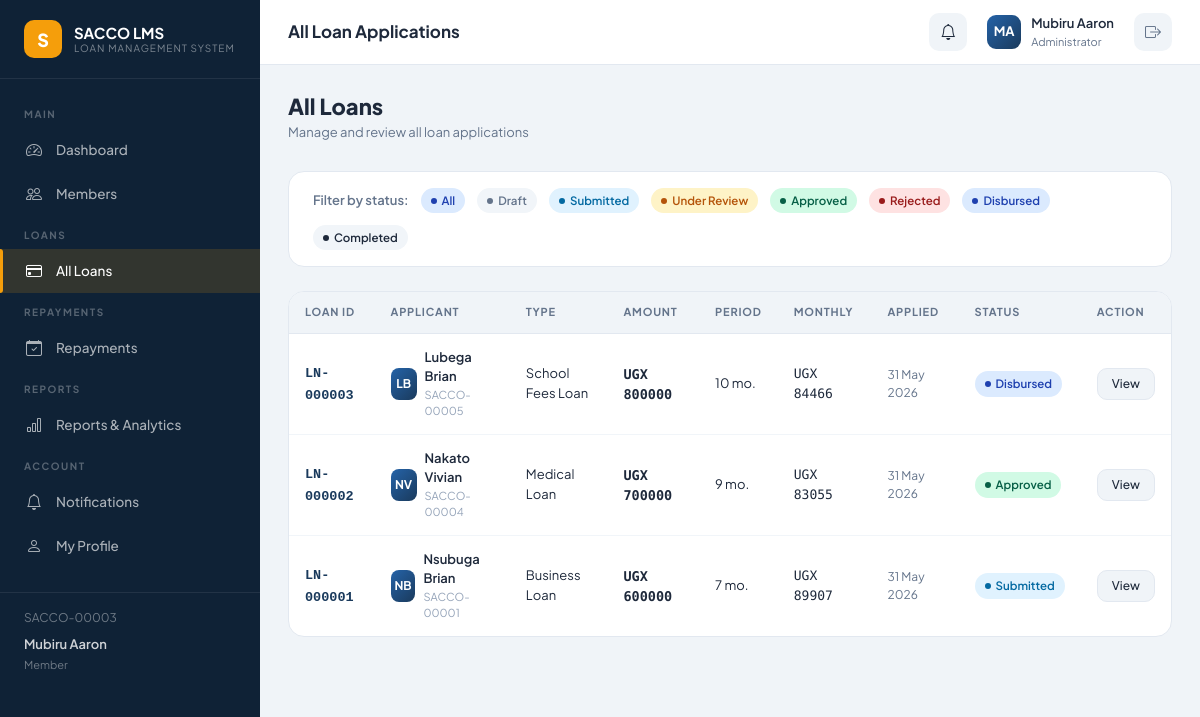
/loans/ (signed in), run on the app's committed database.
### accounts/models.py (models this page shows, shortened)
class User(AbstractUser):
    ROLE_MEMBER = 'member'
    ROLE_ADMIN = 'admin'
    ROLE_CHOICES = [
        (ROLE_MEMBER, 'Member'),
        (ROLE_ADMIN, 'Administrator'),
    ]
    role = models.CharField(max_length=20, choices=ROLE_CHOICES, default=ROLE_MEMBER)
    national_id = models.CharField(max_length=20, unique=True, null=True, blank=True)
    phone_number = models.CharField(max_length=15, blank=True)
    address = models.TextField(blank=True)
    occupation = models.CharField(max_length=100, blank=True)
    monthly_income = models.DecimalField(max_digits=12, decimal_places=2, default=0)
    profile_photo = models.ImageField(upload_to='profiles/', null=True, blank=True)
    is_active = models.BooleanField(default=True)
    date_joined = models.DateTimeField(default=timezone.now)
    member_number = models.CharField(max_length=20, unique=True, null=True, blank=True)
    class Meta:
        verbose_name = 'User'
        verbose_name_plural = 'Users'
        ordering = ['-date_joined']
    @property
    def is_admin(self):
        return self.role == self.ROLE_ADMIN or self.is_staff

### loans/models.py (models this page shows, shortened)
class Loan(models.Model):
    STATUS_DRAFT = 'draft'
    STATUS_SUBMITTED = 'submitted'
    STATUS_UNDER_REVIEW = 'under_review'
    STATUS_APPROVED = 'approved'
    STATUS_REJECTED = 'rejected'
    STATUS_DISBURSED = 'disbursed'
    STATUS_COMPLETED = 'completed'
    STATUS_CHOICES = [
        (STATUS_DRAFT, 'Draft'),
        (STATUS_SUBMITTED, 'Submitted'),
        (STATUS_UNDER_REVIEW, 'Under Review'),
        (STATUS_APPROVED, 'Approved'),
        (STATUS_REJECTED, 'Rejected'),
        (STATUS_DISBURSED, 'Disbursed'),
        (STATUS_COMPLETED, 'Completed'),
    ]
    VALID_TRANSITIONS = {
        STATUS_DRAFT: [STATUS_SUBMITTED],
        STATUS_SUBMITTED: [STATUS_UNDER_REVIEW],
        STATUS_UNDER_REVIEW: [STATUS_APPROVED, STATUS_REJECTED],
        STATUS_APPROVED: [STATUS_DISBURSED],
        STATUS_REJECTED: [],
        STATUS_DISBURSED: [STATUS_COMPLETED],
        STATUS_COMPLETED: [],
    }
    loan_id = models.CharField(max_length=20, unique=True, blank=True)
    applicant = models.ForeignKey(settings.AUTH_USER_MODEL, on_delete=models.CASCADE,
        related_name='loans')
    loan_type = models.ForeignKey(LoanType, on_delete=models.PROTECT, null=True, blank=True)
    amount_requested = models.DecimalField(max_digits=12, decimal_places=2)
    interest_rate = models.DecimalField(max_digits=5, decimal_places=2, default=12.00)
    repayment_period = models.PositiveIntegerField(help_text="Duration in months")
    monthly_installment = models.DecimalField(max_digits=12, decimal_places=2, default=0)
    total_repayable = models.DecimalField(max_digits=12, decimal_places=2, default=0)
    purpose = models.TextField()
    status = models.CharField(max_length=20, choices=STATUS_CHOICES, default=STATUS_DRAFT)
    application_date = models.DateTimeField(default=timezone.now)
    reviewed_by = models.ForeignKey(settings.AUTH_USER_MODEL, on_delete=models.SET_NULL,
        null=True, blank=True, related_name='reviewed_loans')
    reviewed_at = models.DateTimeField(null=True, blank=True)
    rejection_reason = models.TextField(blank=True)
    disbursed_at = models.DateTimeField(null=True, blank=True)
    completed_at = models.DateTimeField(null=True, blank=True)
    notes = models.TextField(blank=True)
    class Meta:
        ordering = ['-application_date']

class LoanType(models.Model):
    name = models.CharField(max_length=100)
    description = models.TextField(blank=True)
    interest_rate = models.DecimalField(max_digits=5, decimal_places=2, default=12.00,
        help_text="Annual interest rate (%)")
    min_amount = models.DecimalField(max_digits=12, decimal_places=2, default=100000)
    max_amount = models.DecimalField(max_digits=12, decimal_places=2, default=10000000)
    min_duration_months = models.PositiveIntegerField(default=1)
    max_duration_months = models.PositiveIntegerField(default=60)
    is_active = models.BooleanField(default=True)

### loans/views.py (the view)
# urls.py: path('', views.loan_list_view, name='list'),
@login_required
def loan_list_view(request):
    if request.user.is_admin:
        loans = Loan.objects.select_related('applicant', 'loan_type').all()
        status_filter = request.GET.get('status', '')
        if status_filter:
            loans = loans.filter(status=status_filter)
    else:
        loans = Loan.objects.filter(applicant=request.user).select_related('loan_type')
    context = {
        'loans': loans,
        'status_choices': Loan.STATUS_CHOICES,
        'status_filter': request.GET.get('status', ''),
    }
    return render(request, 'loans/loan_list.html', context)

### notifications/context_processors.py (called while the page is built)
def notifications_processor(request):
    if request.user.is_authenticated:
        unread_count = request.user.notifications.filter(is_read=False).count()
        recent_notifications = request.user.notifications.filter(is_read=False)[:5]
        return {
            'unread_notifications_count': unread_count,
            'recent_notifications': recent_notifications,
        }
    return {'unread_notifications_count': 0, 'recent_notifications': []}

### templates/loans/loan_list.html (shortened to what this page needs)
{% extends 'base.html' %}
{% block page_title %}{% if user.is_admin %}All Loan Applications{% else %}My Loans{% endif %}{% endblock %}
{% block content %}
<div class="page-header">
    <div>
        <h1>{% if user.is_admin %}All Loans{% else %}My Loans{% endif %}</h1>
        <p>{% if user.is_admin %}Manage and review all loan applications{% else %}Track your loan applications and status{% endif %}</p>
    </div>
</div>
<div class="content-card mb-4">
    <div class="card-body-custom" style="padding: 16px 24px;">
        <form method="get" style="display:flex; gap: 12px; flex-wrap: wrap; align-items: center;">
            <span style="font-size:13px; font-weight:600; color:#64748b;">Filter by status:</span>
            <a href="{% url 'loans:list' %}" class="status-badge {% if not status_filter %}badge-disbursed{% else %}badge-draft{% endif %}" style="text-decoration:none; cursor:pointer;">All</a>
            {% for value, label in status_choices %}
            <a href="?status={{ value }}" class="status-badge badge-{{ value }} {% if status_filter == value %}{% else %}{% endif %}" style="text-decoration:none; cursor:pointer; opacity: {% if status_filter and status_filter != value %}0.5{% else %}1{% endif %};">
                {{ label }}
            </a>
            {% endfor %}
        </form>
    </div>
</div>
<div class="content-card">
    <div style="overflow-x: auto;">
        <table class="sacco-table">
            <thead>
                <tr>
                    <th>Loan ID</th>
                    {% if user.is_admin %}<th>Applicant</th>{% endif %}
                    <th>Type</th>
                    <th>Amount</th>
                    <th>Period</th>
                    <th>Monthly</th>
                    <th>Applied</th>
                    <th>Status</th>
                    <th>Action</th>
                </tr>
            </thead>
            <tbody>
                {% for loan in loans %}
                <tr>
                    <td>
                        <a href="{% url 'loans:detail' loan.pk %}" style="font-family:monospace; font-weight:700; color:#1a3a5c; text-decoration:none;">
                            {{ loan.loan_id }}
                        </a>
                    </td>
                    {% if user.is_admin %}
                    <td>
                        <div style="display:flex; align-items:center; gap:8px;">
                            <div class="avatar-sm">{{ loan.applicant.first_name|first }}{{ loan.applicant.last_name|first }}</div>
                            <div>
                                <div style="font-size:13px; font-weight:600;">{{ loan.applicant.get_full_name }}</div>
                                <div style="font-size:11px; color:#94a3b8;">{{ loan.applicant.member_number }}</div>
                            </div>
                        </div>
                    </td>
                    {% endif %}
                    <td style="font-size:13px;">{{ loan.loan_type.name|default:"—" }}</td>
                    <td class="money" style="font-weight:700;">UGX {{ loan.amount_requested|floatformat:0 }}</td>
                    <td style="font-size:13px;">{{ loan.repayment_period }} mo.</td>
                    <td class="money" style="font-size:13px;">UGX {{ loan.monthly_installment|floatformat:0 }}</td>
                    <td style="font-size:12px; color:#64748b;">{{ loan.application_date|date:"d M Y" }}</td>
                    <td><span class="status-badge badge-{{ loan.status }}">{{ loan.get_status_display }}</span></td>
                    <td>
                        <a href="{% url 'loans:detail' loan.pk %}" class="btn-ghost" style="font-size:12px; padding: 6px 14px;">
                            View
                        </a>
                    </td>
                </tr>
                {% endfor %}
            </tbody>
        </table>
    </div>
</div>
{% endblock %}

### templates/base.html (shortened to what this page needs)
<!DOCTYPE html>
<html lang="en">
<head>
    <link rel="stylesheet" href="https://cdn.jsdelivr.net/npm/bootstrap@5.3.2/dist/css/bootstrap.min.css">
    <link rel="stylesheet" href="https://cdn.jsdelivr.net/npm/bootstrap-icons@1.11.2/font/bootstrap-icons.min.css">
</head>
<body>
{% if user.is_authenticated %}
<aside class="sidebar" id="sidebar">
    <div class="sidebar-brand">
        <div class="brand-icon">S</div>
        <div class="brand-text">
            SACCO LMS
            <span>Loan Management System</span>
        </div>
    </div>
    <nav class="sidebar-nav">
        <div class="nav-section-label">Main</div>
        <a href="{% url 'dashboard:index' %}" class="sidebar-link {% if request.resolver_match.app_name == 'dashboard' %}active{% endif %}">
            <i class="bi bi-speedometer2"></i> Dashboard
        </a>
        {% if user.is_admin %}
        <a href="{% url 'accounts:member_list' %}" class="sidebar-link {% if request.resolver_match.url_name == 'member_list' %}active{% endif %}">
            <i class="bi bi-people"></i> Members
        </a>
        {% endif %}
        <div class="nav-section-label">Loans</div>
        <a href="{% url 'loans:list' %}" class="sidebar-link {% if request.resolver_match.app_name == 'loans' %}active{% endif %}">
            <i class="bi bi-credit-card"></i> {% if user.is_admin %}All Loans{% else %}My Loans{% endif %}
        </a>
        <div class="nav-section-label">Repayments</div>
        <a href="{% url 'repayments:list' %}" class="sidebar-link {% if request.resolver_match.app_name == 'repayments' %}active{% endif %}">
            <i class="bi bi-calendar-check"></i> Repayments
        </a>
        {% if user.is_admin %}
        <div class="nav-section-label">Reports</div>
        <a href="{% url 'reports:index' %}" class="sidebar-link {% if request.resolver_match.app_name == 'reports' %}active{% endif %}">
            <i class="bi bi-bar-chart"></i> Reports & Analytics
        </a>
        {% endif %}
        <div class="nav-section-label">Account</div>
        <a href="{% url 'notifications:list' %}" class="sidebar-link {% if request.resolver_match.app_name == 'notifications' %}active{% endif %}">
            <i class="bi bi-bell"></i> Notifications
        </a>
        <a href="{% url 'accounts:profile' %}" class="sidebar-link {% if request.resolver_match.url_name == 'profile' %}active{% endif %}">
            <i class="bi bi-person"></i> My Profile
        </a>
        <div style="padding: 16px 24px; margin-top: 24px; border-top: 1px solid rgba(255,255,255,0.08);">
            <div style="font-size: 12px; color: rgba(255,255,255,0.4); margin-bottom: 8px;">
                {{ user.member_number }}
            </div>
            <div style="font-size: 13px; color: rgba(255,255,255,0.8); font-weight: 600;">
                {{ user.get_full_name|default:user.username }}
            </div>
            <div style="font-size: 11px; color: rgba(255,255,255,0.4); margin-top: 2px;">
                {{ user.get_role_display }}
            </div>
        </div>
    </nav>
</aside>
<div class="main-wrapper">
    <header class="topbar">
        <div class="topbar-title">{% block page_title %}Dashboard{% endblock %}</div>
        <div class="topbar-actions">
            <a href="{% url 'notifications:list' %}" class="topbar-btn" style="text-decoration:none; color: inherit;">
                <i class="bi bi-bell"></i>
            </a>
            <div class="dropdown">
                <a href="{% url 'accounts:profile' %}" class="topbar-user">
                    <div class="user-avatar">
                        {{ user.first_name|first|upper }}{{ user.last_name|first|upper }}
                    </div>
                    <div class="user-info">
                        <span class="user-name">{{ user.get_full_name|default:user.username|truncatechars:18 }}</span>
                        <span class="user-role">{% if user.is_admin %}Administrator{% else %}Member{% endif %}</span>
                    </div>
                </a>
            </div>
            <a href="{% url 'accounts:logout' %}" class="topbar-btn" title="Logout">
                <i class="bi bi-box-arrow-right"></i>
            </a>
        </div>
    </header>
    <main class="page-content">
        {% block content %}{% endblock %}
    </main>
</div>
{% else %}
{% block auth_content %}{% endblock %}
{% endif %}
</body>
</html>

### data on the page
User: member_number "SACCO-00003", get_full_name "Mubiru Aaron", role "Member", first_name|first "M", last_name|first "A"
Loan: loan_id "LN-000003", applicant.first_name|first "L", applicant.last_name|first "B", applicant.get_full_name "Lubega Brian", applicant.member_number "SACCO-00005", loan_type.name "School Fees Loan", amount_requested "800000", repayment_period "10", monthly_installment "84466", application_date "31 May 2026", status "Disbursed"
Loan: loan_id "LN-000002", applicant.first_name|first "N", applicant.last_name|first "V", applicant.get_full_name "Nakato Vivian", applicant.member_number "SACCO-00004", loan_type.name "Medical Loan", amount_requested "700000", repayment_period "9", monthly_installment "83055", application_date "31 May 2026", status "Approved"
Loan: loan_id "LN-000001", applicant.first_name|first "N", applicant.last_name|first "B", applicant.get_full_name "Nsubuga Brian", applicant.member_number "SACCO-00001", loan_type.name "Business Loan", amount_requested "600000", repayment_period "7", monthly_installment "89907", application_date "31 May 2026", status "Submitted"

### other printed values
{{ label }} "Draft" "Submitted" "Under Review" "Approved" "Rejected" "Disbursed" "Completed"
